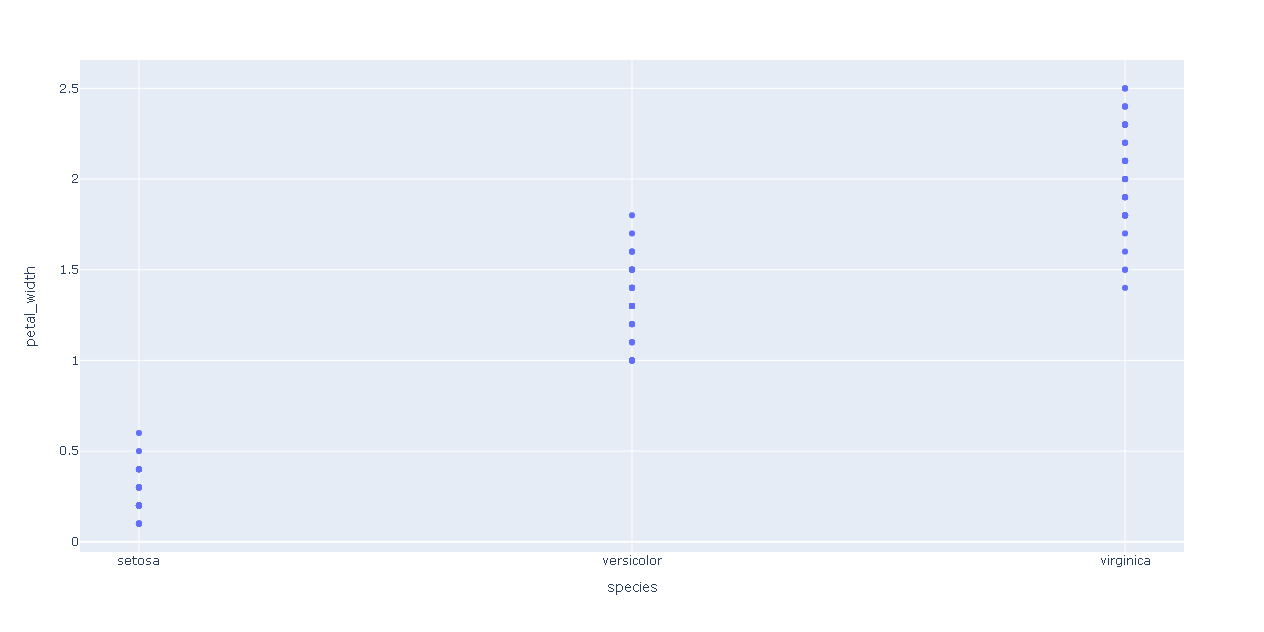

This figure's Python source:
import plotly.express as px # Biblioteca usada para criar gráficos

df = px.data.iris() # DataFrame com conjunto de dados Iris
fig = px.scatter(df, x="species", y="petal_width")  # Cria o objeto com os dados de x e y
fig.show() # Plota o gráfico

# plotly.express pode criar toda a fígura de uma só vez. Ele usa a graph_objects internamente
